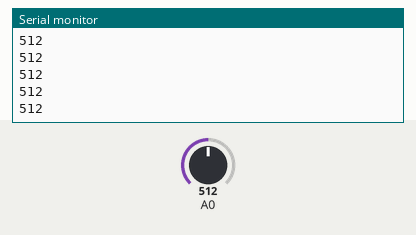
A sketch run on a simulated Arduino Uno, built with avr-gcc and run on an emulated ATmega328P. Shown: the last lines printed to the serial monitor. Inputs (shaded band) come from the test bench; at power-on: A0 = 512.

Above: at 1.2 s.
1.3 s: A0 set to 716
At 1.31 s:
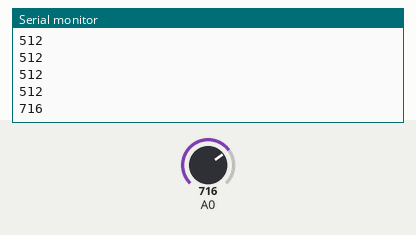
2.8 s: A0 set to 900
At 2.81 s:
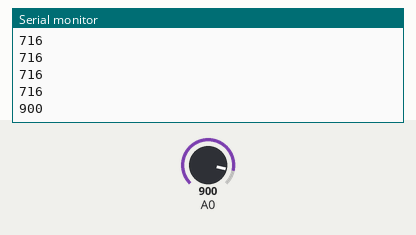
Timing chart, 0 to 5.8 s (numbered marks = the images above; inputs shaded):
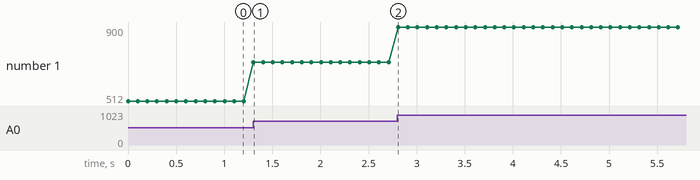

The sketch:

analogRead.ino
```cpp
void setup() {
    pinMode(A0, INPUT);
    Serial.begin();
}

void loop() {
    int voltage = analogRead(A0);
    Serial.println(voltage);
    delay(100);
}
```

Measured:
- after the input at 1.3 s, the serial monitor: prints a new line at once (image 1)
- after the input at 2.8 s, the serial monitor: prints a new line at once (image 2)
- plotted number 1: 512 → 716 after the input at 1.3 s, 716 → 900 after the input at 2.8 s
